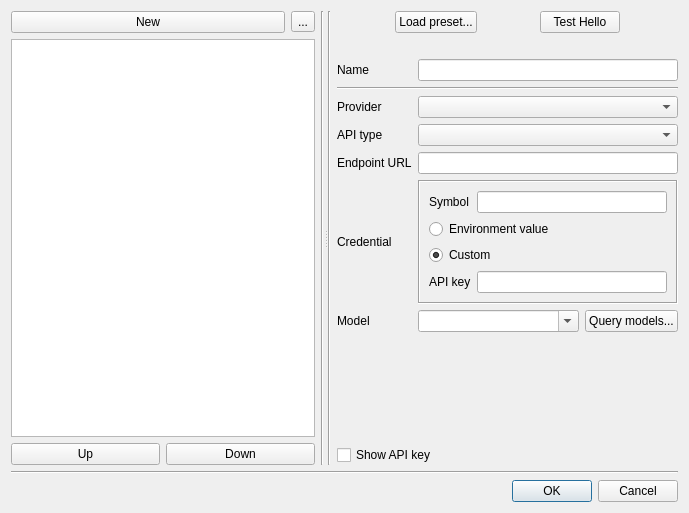
<?xml version="1.0" encoding="UTF-8"?>
<ui version="4.0">
 <class>SelectAiModelDialog</class>
 <widget class="QDialog" name="SelectAiModelDialog">
  <property name="geometry">
   <rect>
    <x>0</x>
    <y>0</y>
    <width>689</width>
    <height>513</height>
   </rect>
  </property>
  <property name="windowTitle">
   <string>Edit and Select AI model</string>
  </property>
  <layout class="QVBoxLayout" name="verticalLayout_3">
   <item>
    <widget class="QSplitter" name="splitter">
     <property name="sizePolicy">
      <sizepolicy hsizetype="Expanding" vsizetype="MinimumExpanding">
       <horstretch>0</horstretch>
       <verstretch>0</verstretch>
      </sizepolicy>
     </property>
     <property name="orientation">
      <enum>Qt::Orientation::Horizontal</enum>
     </property>
     <widget class="QWidget" name="layoutWidget">
      <layout class="QHBoxLayout" name="horizontalLayout_3">
       <item>
        <layout class="QVBoxLayout" name="verticalLayout_2">
         <item>
          <layout class="QHBoxLayout" name="horizontalLayout_2">
           <item>
            <widget class="QPushButton" name="pushButton_new">
             <property name="text">
              <string>New</string>
             </property>
            </widget>
           </item>
           <item>
            <widget class="QToolButton" name="toolButton">
             <property name="text">
              <string>...</string>
             </property>
            </widget>
           </item>
          </layout>
         </item>
         <item>
          <widget class="QListView" name="listView"/>
         </item>
         <item>
          <layout class="QHBoxLayout" name="horizontalLayout_4">
           <item>
            <widget class="QPushButton" name="pushButton_up">
             <property name="text">
              <string>Up</string>
             </property>
            </widget>
           </item>
           <item>
            <widget class="QPushButton" name="pushButton_down">
             <property name="text">
              <string>Down</string>
             </property>
            </widget>
           </item>
          </layout>
         </item>
        </layout>
       </item>
       <item>
        <widget class="Line" name="line_2">
         <property name="orientation">
          <enum>Qt::Orientation::Vertical</enum>
         </property>
        </widget>
       </item>
      </layout>
     </widget>
     <widget class="QWidget" name="layoutWidget">
      <layout class="QHBoxLayout" name="horizontalLayout_6">
       <item>
        <widget class="Line" name="line">
         <property name="orientation">
          <enum>Qt::Orientation::Vertical</enum>
         </property>
        </widget>
       </item>
       <item>
        <layout class="QVBoxLayout" name="verticalLayout">
         <item>
          <layout class="QHBoxLayout" name="horizontalLayout_5">
           <item>
            <spacer name="horizontalSpacer_3">
             <property name="orientation">
              <enum>Qt::Orientation::Horizontal</enum>
             </property>
             <property name="sizeHint" stdset="0">
              <size>
               <width>40</width>
               <height>20</height>
              </size>
             </property>
            </spacer>
           </item>
           <item>
            <widget class="QPushButton" name="pushButton_load_preset">
             <property name="text">
              <string>Load preset...</string>
             </property>
            </widget>
           </item>
           <item>
            <spacer name="horizontalSpacer_2">
             <property name="orientation">
              <enum>Qt::Orientation::Horizontal</enum>
             </property>
             <property name="sizeHint" stdset="0">
              <size>
               <width>40</width>
               <height>20</height>
              </size>
             </property>
            </spacer>
           </item>
           <item>
            <widget class="QPushButton" name="pushButton_test_hello">
             <property name="text">
              <string>Test Hello</string>
             </property>
            </widget>
           </item>
           <item>
            <spacer name="horizontalSpacer_4">
             <property name="orientation">
              <enum>Qt::Orientation::Horizontal</enum>
             </property>
             <property name="sizeHint" stdset="0">
              <size>
               <width>40</width>
               <height>20</height>
              </size>
             </property>
            </spacer>
           </item>
          </layout>
         </item>
         <item>
          <widget class="QLabel" name="label_9">
           <property name="text">
            <string/>
           </property>
          </widget>
         </item>
         <item>
          <layout class="QGridLayout" name="gridLayout">
           <item row="4" column="0">
            <widget class="QLabel" name="label_4">
             <property name="text">
              <string>Endpoint URL</string>
             </property>
            </widget>
           </item>
           <item row="3" column="0">
            <widget class="QLabel" name="label">
             <property name="text">
              <string>API type</string>
             </property>
            </widget>
           </item>
           <item row="0" column="0">
            <widget class="QLabel" name="label_2">
             <property name="text">
              <string>Name</string>
             </property>
            </widget>
           </item>
           <item row="4" column="1" colspan="2">
            <widget class="QLineEdit" name="lineEdit_endpoint_url"/>
           </item>
           <item row="2" column="1" colspan="2">
            <widget class="QComboBox" name="comboBox_provider"/>
           </item>
           <item row="6" column="1">
            <widget class="QComboBox" name="comboBox_model">
             <property name="sizePolicy">
              <sizepolicy hsizetype="MinimumExpanding" vsizetype="Fixed">
               <horstretch>0</horstretch>
               <verstretch>0</verstretch>
              </sizepolicy>
             </property>
             <property name="editable">
              <bool>true</bool>
             </property>
            </widget>
           </item>
           <item row="6" column="0">
            <widget class="QLabel" name="label_3">
             <property name="text">
              <string>Model</string>
             </property>
            </widget>
           </item>
           <item row="1" column="0" colspan="3">
            <widget class="Line" name="line_5">
             <property name="sizePolicy">
              <sizepolicy hsizetype="MinimumExpanding" vsizetype="Fixed">
               <horstretch>0</horstretch>
               <verstretch>0</verstretch>
              </sizepolicy>
             </property>
             <property name="orientation">
              <enum>Qt::Orientation::Horizontal</enum>
             </property>
            </widget>
           </item>
           <item row="6" column="2">
            <widget class="QPushButton" name="pushButton_query_models">
             <property name="text">
              <string>Query models...</string>
             </property>
            </widget>
           </item>
           <item row="3" column="1" colspan="2">
            <widget class="QComboBox" name="comboBox_api_type"/>
           </item>
           <item row="2" column="0">
            <widget class="QLabel" name="label_5">
             <property name="text">
              <string>Provider</string>
             </property>
            </widget>
           </item>
           <item row="5" column="0">
            <widget class="QLabel" name="label_6">
             <property name="text">
              <string>Credential</string>
             </property>
            </widget>
           </item>
           <item row="5" column="1" colspan="2">
            <widget class="QFrame" name="frame">
             <property name="sizePolicy">
              <sizepolicy hsizetype="Preferred" vsizetype="Preferred">
               <horstretch>0</horstretch>
               <verstretch>0</verstretch>
              </sizepolicy>
             </property>
             <property name="frameShape">
              <enum>QFrame::Shape::Box</enum>
             </property>
             <property name="frameShadow">
              <enum>QFrame::Shadow::Sunken</enum>
             </property>
             <layout class="QGridLayout" name="gridLayout_2">
              <item row="0" column="0">
               <widget class="QLabel" name="label_7">
                <property name="text">
                 <string>Symbol</string>
                </property>
               </widget>
              </item>
              <item row="0" column="1">
               <widget class="QLineEdit" name="lineEdit_cred_symbol"/>
              </item>
              <item row="1" column="0" colspan="2">
               <widget class="QRadioButton" name="radioButton_cred_environ">
                <property name="text">
                 <string>Environment value</string>
                </property>
               </widget>
              </item>
              <item row="2" column="0" colspan="2">
               <widget class="QRadioButton" name="radioButton_cred_custom">
                <property name="text">
                 <string>Custom</string>
                </property>
                <property name="checked">
                 <bool>true</bool>
                </property>
               </widget>
              </item>
              <item row="3" column="0">
               <widget class="QLabel" name="label_8">
                <property name="text">
                 <string>API key</string>
                </property>
               </widget>
              </item>
              <item row="3" column="1">
               <widget class="QLineEdit" name="lineEdit_cred_api_key">
                <property name="echoMode">
                 <enum>QLineEdit::EchoMode::Password</enum>
                </property>
               </widget>
              </item>
             </layout>
            </widget>
           </item>
           <item row="0" column="1" colspan="2">
            <widget class="QLineEdit" name="lineEdit_name">
             <property name="sizePolicy">
              <sizepolicy hsizetype="MinimumExpanding" vsizetype="Fixed">
               <horstretch>0</horstretch>
               <verstretch>0</verstretch>
              </sizepolicy>
             </property>
            </widget>
           </item>
          </layout>
         </item>
         <item>
          <spacer name="verticalSpacer">
           <property name="orientation">
            <enum>Qt::Orientation::Vertical</enum>
           </property>
           <property name="sizeType">
            <enum>QSizePolicy::Policy::MinimumExpanding</enum>
           </property>
           <property name="sizeHint" stdset="0">
            <size>
             <width>20</width>
             <height>40</height>
            </size>
           </property>
          </spacer>
         </item>
         <item>
          <widget class="QCheckBox" name="checkBox_show_api_key">
           <property name="text">
            <string>Show API key</string>
           </property>
          </widget>
         </item>
        </layout>
       </item>
      </layout>
     </widget>
    </widget>
   </item>
   <item>
    <widget class="Line" name="line_4">
     <property name="orientation">
      <enum>Qt::Orientation::Horizontal</enum>
     </property>
    </widget>
   </item>
   <item>
    <layout class="QHBoxLayout" name="horizontalLayout">
     <item>
      <widget class="QLabel" name="label_id">
       <property name="enabled">
        <bool>false</bool>
       </property>
       <property name="sizePolicy">
        <sizepolicy hsizetype="MinimumExpanding" vsizetype="Preferred">
         <horstretch>0</horstretch>
         <verstretch>0</verstretch>
        </sizepolicy>
       </property>
       <property name="text">
        <string/>
       </property>
      </widget>
     </item>
     <item>
      <widget class="QPushButton" name="pushButton_3">
       <property name="text">
        <string>OK</string>
       </property>
       <property name="default">
        <bool>true</bool>
       </property>
      </widget>
     </item>
     <item>
      <widget class="QPushButton" name="pushButton_4">
       <property name="text">
        <string>Cancel</string>
       </property>
      </widget>
     </item>
    </layout>
   </item>
  </layout>
 </widget>
 <tabstops>
  <tabstop>pushButton_load_preset</tabstop>
  <tabstop>pushButton_test_hello</tabstop>
  <tabstop>lineEdit_name</tabstop>
  <tabstop>comboBox_provider</tabstop>
  <tabstop>comboBox_api_type</tabstop>
  <tabstop>lineEdit_endpoint_url</tabstop>
  <tabstop>lineEdit_cred_symbol</tabstop>
  <tabstop>radioButton_cred_environ</tabstop>
  <tabstop>radioButton_cred_custom</tabstop>
  <tabstop>lineEdit_cred_api_key</tabstop>
  <tabstop>comboBox_model</tabstop>
  <tabstop>pushButton_query_models</tabstop>
  <tabstop>checkBox_show_api_key</tabstop>
  <tabstop>pushButton_new</tabstop>
  <tabstop>toolButton</tabstop>
  <tabstop>listView</tabstop>
  <tabstop>pushButton_up</tabstop>
  <tabstop>pushButton_down</tabstop>
  <tabstop>pushButton_3</tabstop>
  <tabstop>pushButton_4</tabstop>
 </tabstops>
 <resources/>
 <connections>
  <connection>
   <sender>pushButton_3</sender>
   <signal>clicked()</signal>
   <receiver>SelectAiModelDialog</receiver>
   <slot>accept()</slot>
   <hints>
    <hint type="sourcelabel">
     <x>529</x>
     <y>400</y>
    </hint>
    <hint type="destinationlabel">
     <x>522</x>
     <y>406</y>
    </hint>
   </hints>
  </connection>
  <connection>
   <sender>pushButton_4</sender>
   <signal>clicked()</signal>
   <receiver>SelectAiModelDialog</receiver>
   <slot>reject()</slot>
   <hints>
    <hint type="sourcelabel">
     <x>623</x>
     <y>405</y>
    </hint>
    <hint type="destinationlabel">
     <x>608</x>
     <y>410</y>
    </hint>
   </hints>
  </connection>
 </connections>
</ui>
